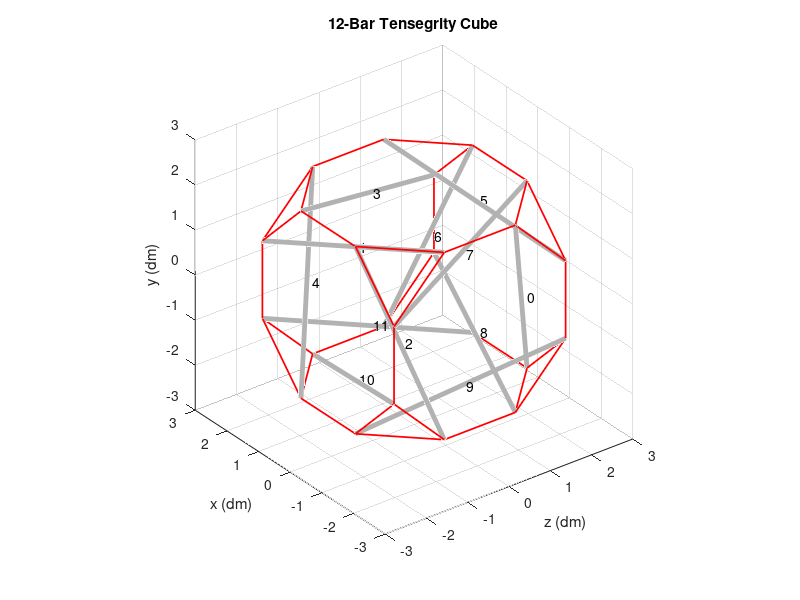

MATLAB code for this plot: (Note: this script raises an error after producing the figure.)
%% Plot 12-bar tensegrity cube
% From SW model 'C:\Users\Mallory\Google Drive\Tensegrity Research at NASA
% Ames and UC Berkeley\12-Bar Tensegrity\12-Bar Structures\Cube\cube
% adjustable dims.sldprt'
% See also 'C:\Users\Mallory\Google Drive\Tensegrity Research at NASA Ames
% and UC Berkeley\12-Bar Tensegrity\12-Bar Structures\Node Finding\node
% numbers.ppx'
% Author: Mallory Daly
% Created: 2/22/17
% Last Updated: 2/22/17
close all

%% Scaling Factor and Coordinate System
% Set scaling factor to 0.1 to mimic NTRT conversion to dm, and change
% coordinates so that y is up
scalingFactor = 0.1;
switchToNTRT = scalingFactor*[0 1 0; 0 0 1; 1 0 0];

%% Node Positions of Rods
% Nodes created by starting from front view and moving clockwise from
% leftmost top node, and pairing nodes with bars
% Rod length = 45 cm
n0  = [-20.79 20.79 8.61]*switchToNTRT;
n1  = [-8.61 -20.79 20.79]*switchToNTRT;
n2  = [-20.79 20.79 -8.61]*switchToNTRT;
n3  = [20.79 8.61 -20.79]*switchToNTRT;
n4  = [-8.61 20.79 -20.79]*switchToNTRT;
n5  = [-20.79 -20.79 -8.61]*switchToNTRT;
n6  = [8.61 20.79 -20.79]*switchToNTRT;
n7  = [20.79 8.61 20.79]*switchToNTRT;
n8  = [20.79 20.79 -8.61]*switchToNTRT;
n9  = [8.61 -20.79 -20.79]*switchToNTRT;
n10 = [20.79 20.79 8.61]*switchToNTRT;
n11 = [-20.79 8.61 20.79]*switchToNTRT;
n12 = [8.61 20.79 20.79]*switchToNTRT;
n13 = [20.79 -20.79 8.61]*switchToNTRT;
n14 = [-8.61 20.79 20.79]*switchToNTRT;
n15 = [-20.79 8.61 -20.79]*switchToNTRT;
n16 = [-20.79 -20.79 8.61]*switchToNTRT;
n17 = [20.79 -8.61 20.79]*switchToNTRT;
n18 = [-8.61 -20.79 -20.79]*switchToNTRT;
n19 = [-20.79 -8.61 20.79]*switchToNTRT;
n20 = [20.79 -20.79 -8.61]*switchToNTRT;
n21 = [-20.79 -8.61 -20.79]*switchToNTRT;
n22 = [8.61 -20.79 20.79]*switchToNTRT;
n23 = [20.79 -8.61 -20.79]*switchToNTRT;

% Compile as matrix
nodeRod = [n0; n1; n2; n3; n4; n5; n6; n7; n8; n9; n10; n11; 
    n12; n13; n14; n15; n16; n17; n18; n19; n20; n21; n22; n23];

% Plot nodes
figure
% scatter3(nodeRod(:,1),nodeRod(:,2),nodeRod(:,3),50,[0.85 0.85 0.85],'filled')
title('12-Bar Tensegrity Cube')
axis equal
viewlim = [-3 3];
xlim(viewlim)
ylim(viewlim)
zlim(viewlim)
grid on
view(3)
xlabel('z (dm)')
ylabel('x (dm)')
zlabel('y (dm)')

%% Rod Positions
% Rod length = 45 cm
b0  = [n0;  n1];
b1  = [n2;  n3];
b2  = [n4;  n5];
b3  = [n6;  n7];
b4  = [n8;  n9];
b5  = [n10; n11];
b6  = [n12; n13];
b7  = [n14; n15];
b8  = [n16; n17];
b9  = [n18; n19];
b10 = [n20; n21];
b11 = [n22; n23];

% Scale bars by compiling as matrix and scaling matrix
pairRod = [b0; b1; b2; b3; b4; b5; b6; b7; b8; b9; b10; b11];

% Add bars to plot
for i = 1:2:23
    hold on
    plot3(pairRod(i:i+1,1),pairRod(i:i+1,2),pairRod(i:i+1,3),'Color',[0.7 0.7 0.7],'LineWidth',3.5)
    label = (i+1)/2-1;
    text(sum(pairRod(i:i+1,1))/2,sum(pairRod(i:i+1,2))/2,sum(pairRod(i:i+1,3))/2,['  ' num2str(label) '  '])
end

%% Cable Positions
% Cables designed in SW model to be approximately equal length
c0	= [n0; n2];
c1	= [n0; n14];
c2	= [n0; n11];
c3	= [n2; n4];
c4	= [n2; n15];
c5	= [n4; n15];
c6	= [n4; n6];
c7	= [n6; n8];
c8	= [n6; n3];
c9	= [n8; n3];
c10	= [n3; n23];
c11	= [n8; n10];
c12	= [n10; n12];
c13	= [n10; n7];
c14	= [n7; n12];
c15	= [n14; n12];
c16	= [n14; n11];
c17	= [n23; n20];
c18	= [n9; n23];
c19	= [n7; n17];
c20	= [n17; n13];
c21	= [n13; n22];
c22	= [n22; n17];
c23	= [n22; n1];
c24	= [n1; n16];
c25	= [n16; n19];
c26	= [n19; n1];
c27	= [n19; n11];
c28	= [n5; n18];
c29	= [n18; n21];
c30	= [n21; n5];
c31	= [n21; n15];
c32	= [n18; n9];
c33	= [n9; n20];
c34	= [n20; n13];
c35	= [n16; n5];

% Scale cables by compiling as matrix and scaling matrix
pairStructureCable = [c0; c1; c2; c3; c4; c5; c6; c7; c8; c9; c10;
    c11; c12; c13; c14; c15; c16; c17; c18; c19; c20; c21; c22; c23; c24;
    c25; c26; c27; c28; c29; c30; c31; c32; c33; c34; c35];

% Add cables to plot
for i = 1:2:71
    hold on
    plot3(pairStructureCable(i:i+1,1),pairStructureCable(i:i+1,2),pairStructureCable(i:i+1,3),'r','LineWidth',1.25)
end

%% Add payload to center

% Find center of tensegrity
center = round(mean(nodeRod),4);

% Define edge length of payload
edgeLength = 0.8; %0.8 dm = 80 mm

% Form and plot cubical payload
x = ([0 1 1 0 0 0; 1 1 0 0 1 1; 1 1 0 0 1 1; 0 1 1 0 0 0] - 0.5)*edgeLength + center(1);
y = ([0 0 1 1 0 0; 0 1 1 0 0 0; 0 1 1 0 1 1; 0 0 1 1 1 1] - 0.5)*edgeLength + center(2);
z = ([0 0 0 0 0 1; 0 0 0 0 0 1; 1 1 1 1 0 1; 1 1 1 1 0 1] - 0.5)*edgeLength + center(3);
for i = 1:6
    v = [x(:,i),y(:,i),z(:,i)];
    f = [1 2 3 4];
    hold on
    h = patch('Faces',f,'Vertices',v);
    set(h,'edgecolor',[0.7 0.7 0.7],'facecolor',[0.85 0.85 0.85])
end

%% Find and plot nodes for center of each face of payload

% Define nodes
nodePayload = [mean(x); mean(y); mean(z)]';

% Add to plot
hold on
% scatter3(mean(x),mean(y),mean(z),'k.')

%% Find nodes for center of each rod

nodeRodCenter = zeros(12,3);
for i = 1:2:23
    j = (i+1)/2;
    nodeRodCenter(j,:) = mean(pairRod(i:i+1,:));
end

%% Find and add payload suspension cables

% Form cable pair matrix
pairPayloadCable = [nodePayload(1,:); nodeRodCenter(9,:);
                    nodePayload(1,:); nodeRodCenter(10,:);
                    nodePayload(1,:); nodeRodCenter(11,:);
                    nodePayload(1,:); nodeRodCenter(12,:);
                    nodePayload(2,:); nodeRodCenter(4,:);
                    nodePayload(2,:); nodeRodCenter(5,:);
                    nodePayload(2,:); nodeRodCenter(7,:);
                    nodePayload(2,:); nodeRodCenter(12,:);
                    nodePayload(3,:); nodeRodCenter(2,:);
                    nodePayload(3,:); nodeRodCenter(4,:);
                    nodePayload(3,:); nodeRodCenter(6,:);
                    nodePayload(3,:); nodeRodCenter(8,:);
                    nodePayload(4,:); nodeRodCenter(1,:);
                    nodePayload(4,:); nodeRodCenter(3,:);
                    nodePayload(4,:); nodeRodCenter(8,:);
                    nodePayload(4,:); nodeRodCenter(10,:);
                    nodePayload(5,:); nodeRodCenter(2,:);
                    nodePayload(5,:); nodeRodCenter(3,:);
                    nodePayload(5,:); nodeRodCenter(5,:);
                    nodePayload(5,:); nodeRodCenter(11,:);
                    nodePayload(6,:); nodeRodCenter(1,:);
                    nodePayload(6,:); nodeRodCenter(6,:);
                    nodePayload(6,:); nodeRodCenter(7,:);
                    nodePayload(6,:); nodeRodCenter(9,:)];

% Add cables to plot
for i = 1:2:(size(pairPayloadCable,1)-1)
    hold on
    plot3(pairPayloadCable(i:i+1,1),pairPayloadCable(i:i+1,2),pairPayloadCable(i:i+1,3),'r','LineWidth',1)
end

%% Find locations for actuation modules in NTRT
bar0_direction = (n1-n0)/norm(n1-n0);
bar4_direction = (n9-n8)/norm(n9-n8);
bar5_direction = (n11-n10)/norm(n11-n10);
bar10_direction = (n21-n20)/norm(n21-n20);

module0_start = n0 + 1.5*bar0_direction;
module0_end = n0 + 3*bar0_direction;
module4_start = n8 + 1.5*bar4_direction;
module4_end = n8 + 3*bar4_direction;
module5_start = n10 + 1.5*bar5_direction;
module5_end = n10 + 3*bar5_direction;
module10_start = n20 + 1.5*bar10_direction;
module10_end = n20 + 3*bar10_direction;

Modules = [module0_start; module0_end;
           module4_start; module4_end;
           module5_start; module5_end;
           module10_start; module10_end];
       
returnToEntered = inv([0 1 0; 0 0 1; 1 0 0]);       
Modules*returnToEntered

hold on
scatter3(Modules(:,1),Modules(:,2),Modules(:,3),'filled')